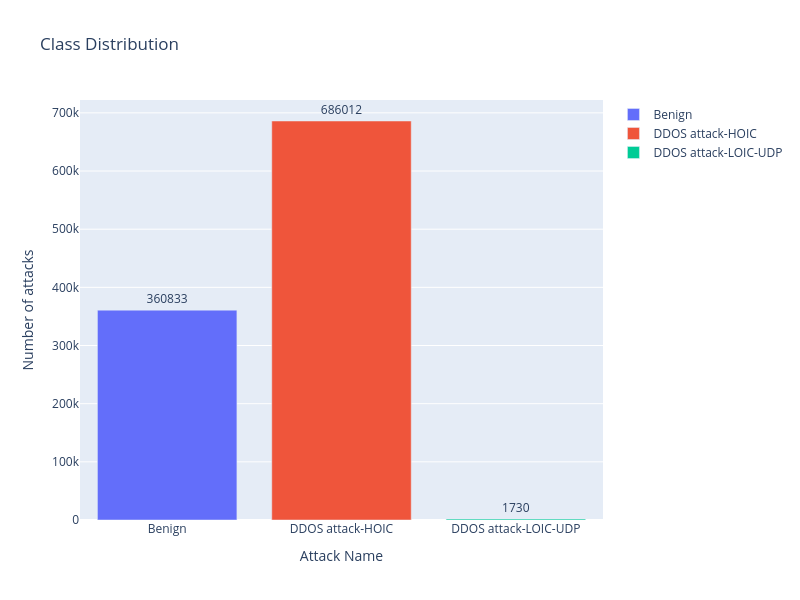

Here is the notebook cell this chart was saved with:
### Markdown cell above
### Plot the orginal dataset distribution.

### Code cell
from plotly.offline import init_notebook_mode, iplot, plot
import plotly as py
import plotly.express as px
init_notebook_mode(connected=True)
import plotly.graph_objs as go

fig = go.Figure(data=[
    go.Bar(name='Benign', 
           y=data["Label"].value_counts().values[1:2],
           x=['Benign'],
           text = data["Label"].value_counts()[1:2],
           orientation='v',
           textposition='outside',),
    go.Bar(name='DDOS attack-HOIC', 
           y=data["Label"].value_counts().values[0:1],
           x=['DDOS attack-HOIC'],
           text = data["Label"].value_counts()[0:1],
           orientation='v',
           textposition='outside',),
    go.Bar(name='DDOS attack-LOIC-UDP', 
           y=data["Label"].value_counts().values[2:],
           x=['DDOS attack-LOIC-UDP'],
           text = data["Label"].value_counts()[2:],
           orientation='v',
           textposition='outside',)
])
# Change the bar mode
fig.update_layout(
                  width=800,
                  height=600,
                  title=f'Class Distribution',
                  yaxis_title='Number of attacks',
                  xaxis_title='Attack Name',)
iplot(fig)

### Figure 1 — Plotly figure (JSON) as saved in the notebook; plotly's stock layout.template omitted (floating-point values rounded to 4 significant figures)
{"data": [{"name": "Benign", "orientation": "v", "text": [360833], "textposition": "outside", "type": "bar", "x": ["Benign"], "y": [360833]}, {"name": "DDOS attack-HOIC", "orientation": "v", "text": [686012], "textposition": "outside", "type": "bar", "x": ["DDOS attack-HOIC"], "y": [686012]}, {"name": "DDOS attack-LOIC-UDP", "orientation": "v", "text": [1730], "textposition": "outside", "type": "bar", "x": ["DDOS attack-LOIC-UDP"], "y": [1730]}], "layout": {"height": 600, "title": {"text": "Class Distribution"}, "width": 800, "xaxis": {"title": {"text": "Attack Name"}}, "yaxis": {"title": {"text": "Number of attacks"}}}}
